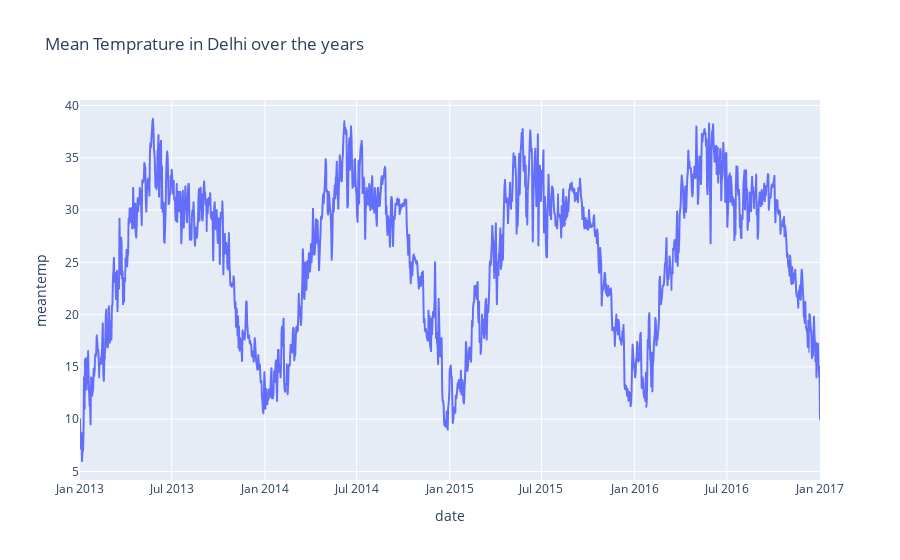

The code cell stored with this chart in its notebook:
### Code cell
figure = px.line(data, x='date', y='meantemp', title='Mean Temprature in Delhi over the years')
figure.show()

### Figure 1 — Plotly figure (JSON) as saved in the notebook; plotly's stock layout.template omitted (floating-point values rounded to 4 significant figures; data arrays with more than 128 entries replaced by an {"elided": "..."} marker saying what was removed)
{"data": [{"hovertemplate": "date=%{x}<br>meantemp=%{y}<extra></extra>", "legendgroup": "", "line": {"color": "#636efa", "dash": "solid"}, "marker": {"symbol": "circle"}, "mode": "lines", "name": "", "showlegend": false, "type": "scattergl", "x": {"elided": "1462 str values"}, "xaxis": "x", "y": {"elided": "1462 float values"}, "yaxis": "y"}], "layout": {"legend": {"tracegroupgap": 0}, "title": {"text": "Mean Temprature in Delhi over the years"}, "xaxis": {"anchor": "y", "domain": [0, 1], "title": {"text": "date"}}, "yaxis": {"anchor": "x", "domain": [0, 1], "title": {"text": "meantemp"}}}}
